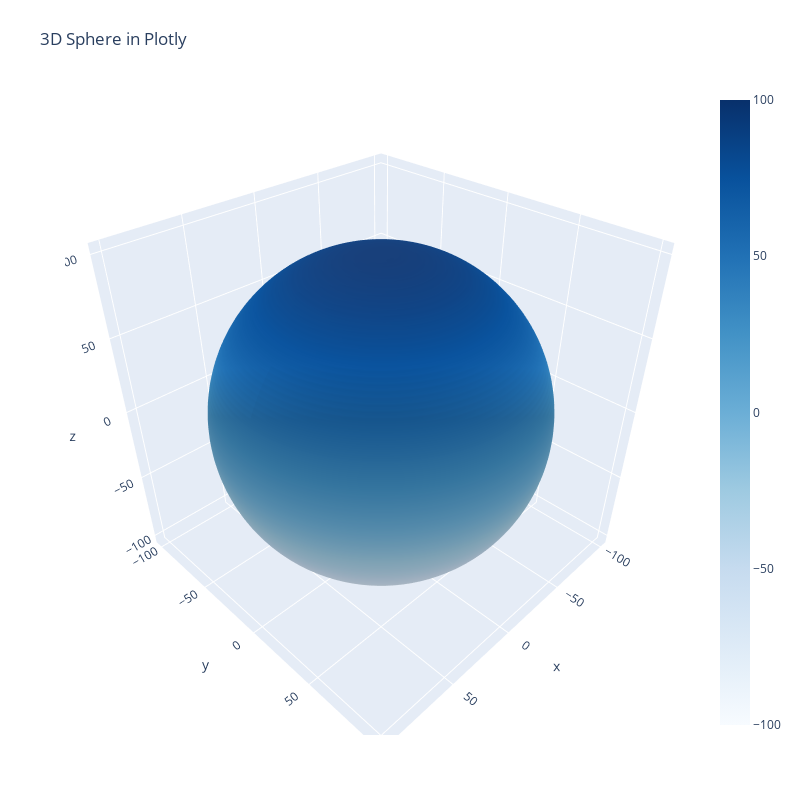

This figure's notebook cell:
### Code cell
import plotly.graph_objects as go
import numpy as np

# Sphere parameters
radius = 100  # Example radius

# Meshgrid for the angles
theta = np.linspace(0, np.pi, 100)  # Polar angle
phi = np.linspace(0, 2 * np.pi, 100)  # Azimuthal angle

# Create a 2D grid of angles
theta, phi = np.meshgrid(theta, phi)

# Spherical coordinates
x = radius * np.sin(theta) * np.cos(phi)
y = radius * np.sin(theta) * np.sin(phi)
z = radius * np.cos(theta)

# Create the plot
fig = go.Figure(data=[go.Surface(x=x, y=y, z=z, colorscale='Blues')])

# Update layout for a better view
fig.update_layout(title='3D Sphere in Plotly', autosize=False,
                  width=800, height=800,
                  margin=dict(l=65, r=50, b=65, t=90))

# Show the plot
fig.show()

### Figure 1 — Plotly figure (JSON) as saved in the notebook; plotly's stock layout.template omitted (floating-point values rounded to 4 significant figures; data arrays with more than 128 entries replaced by an {"elided": "..."} marker saying what was removed)
{"data": [{"colorscale": [[0, "rgb(247,251,255)"], [0.125, "rgb(222,235,247)"], [0.25, "rgb(198,219,239)"], [0.375, "rgb(158,202,225)"], [0.5, "rgb(107,174,214)"], [0.625, "rgb(66,146,198)"], [0.75, "rgb(33,113,181)"], [0.875, "rgb(8,81,156)"], [1, "rgb(8,48,107)"]], "type": "surface", "x": {"elided": "100x100 float values"}, "y": {"elided": "100x100 float values"}, "z": {"elided": "100x100 float values"}}], "layout": {"autosize": false, "height": 800, "margin": {"b": 65, "l": 65, "r": 50, "t": 90}, "title": {"text": "3D Sphere in Plotly"}, "width": 800}}
